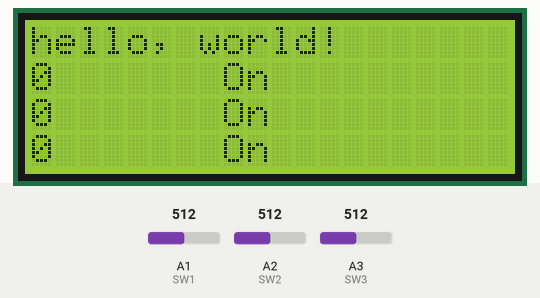
Recording of a sketch running on a simulated Arduino Mega 2560, built with avr-gcc and run on an emulated ATmega2560. Parts: 20×4 character LCD. Inputs (shaded band) come from the test bench; at power-on: A1 (SW1) = 512, A2 (SW2) = 512, A3 (SW3) = 512. What the sketch prints to the serial monitor is not drawn.

Above: at 2.0 s.
2.1 s: A1 (SW1) set to 900
At 4.9 s:
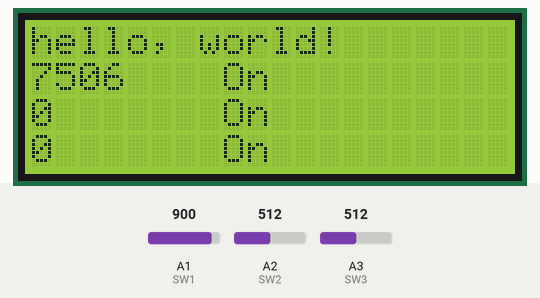
5.1 s: A2 (SW2) set to 900
At 8.7 s:
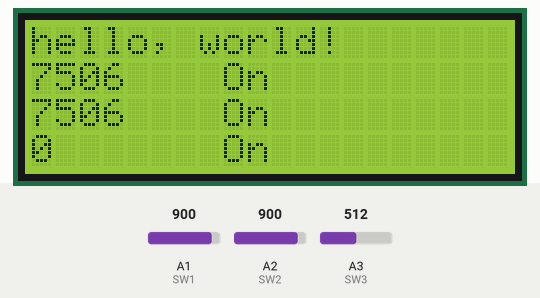
Timing chart, 0 to 10.2 s (numbered marks = the images above; inputs shaded):
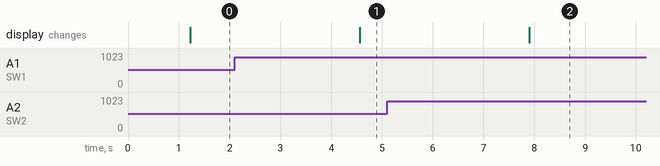

Measured:
- after the input at 2.1 s, the display: changes after 2.5 s (image 1)
- after the input at 5.1 s, the display: changes after 2.8 s (image 2)

The sketch:

Power03.ino
```cpp
#include <LiquidCrystal.h>
/* LiquidCrystal display with:

LiquidCrystal(rs, enable, d4, d5, d6, d7)
LiquidCrystal(rs, rw, enable, d4, d5, d6, d7)
LiquidCrystal(rs, enable, d0, d1, d2, d3, d4, d5, d6, d7)
LiquidCrystal(rs, rw, enable, d0, d1, d2, d3, d4, d5, d6, d7)
R/W Pin Read = LOW / Write = HIGH   // if No pin connect RW , please leave R/W Pin for Low State

Parameters
*/


//----------------AC  Current Measure  ASC712 --------------
#define SW1  A1
#define SW2  A2
#define SW3  A3

#define ananlogmax 1024
#define ACS712_5A 185
#define ACS712_20A 100
#define ACS712_30A 66

#define readCurrentCount 1000


//----------------AC  Current Measure  ASC712 -------------
/*


     long adc_raw = analogRead(currentPin) - adc_zero;
     currentAcc += (unsigned long)(adc_raw * adc_raw);

     */

 int adc_zero1 = 500;                                                     // relative digital zero of the arudino input from ACS712 (could make this a variable and auto-adjust it)
 int adc_zero2 = 500;                                                     // relative digital zero of the arudino input from ACS712 (could make this a variable and auto-adjust it)
 int adc_zero3 = 500;

const int mi = 54 ;
// relative digital zero of the arudino input from ACS712 (could make this a variable and auto-adjust it)
LiquidCrystal lcd(8, 9, 10, 27,29,31,33,35,37,39,41);
void setup()
{

    Serial.begin(9600);
   Serial.println("ACS712 20A Test");
  lcd.begin(20, 4);
// 設定 LCD 的行列數目 (20 x 4)  20　行4　列
 lcd.setCursor(0,0);
  // 列印 "Hello World" 訊息到 LCD 上
lcd.print("hello, world!");
  Serial.println("hello, world!");
   initcurrent() ;
}


void loop()
{


 double currentAcc1 = 0;
 double currentAcc2 = 0;
 double currentAcc3 = 0;


currentAcc1 =  Current1() ;
currentAcc2 =  Current2() ;
currentAcc3 =  Current3() ;
 Serial.print("now Current is :(");
 Serial.print(currentAcc1);
 Serial.print("/");
 Serial.print(currentAcc2);
 Serial.print("/");
 Serial.print(currentAcc3);
 /*
  Serial.print("|");
 Serial.print(read_CurrentRMS1());
 Serial.print("/");
 Serial.print(read_CurrentRMS2());
 Serial.print("/");
 Serial.print(read_CurrentRMS3());

*/
 Serial.print(")");

 Serial.print("   \n");

/*
 Serial.print("now RMS Current is :(");
 Serial.print(read_CurrentRMS1());
 Serial.print("/");
 Serial.print(read_CurrentRMS2());
 Serial.print("/");
 Serial.print(read_CurrentRMS3());
 Serial.print(")");
 Serial.print("   \n");

*/

LCDCurrentStatus(currentAcc1,currentAcc2,currentAcc3) ;
delay(3000);
}


void LCDCurrentStatus(long no1, long no2, long no3)
{
  showACSonLCD(1,no1,true) ;   // 列印 ACS712  訊息到 LCD 上
  showACSonLCD(2,no2,true) ;  // 列印 ACS712  訊息到 LCD 上
  showACSonLCD(3,no3,true) ;  // 列印 ACS712  訊息到 LCD 上


}

int Current1()
{

  int tmp ;
  tmp = read_CurrentRMS1()  ;
  return ( tmp * mi) ;

}

int Current2()
{

  int tmp ;
  tmp = read_CurrentRMS2()  ;
  return ( tmp * mi) ;

}

int Current3()
{

  int tmp ;
  tmp = read_CurrentRMS3()  ;
  return ( tmp * mi) ;

}

double read_CurrentRMS1()
{

  int sensorValue=0;

  int tmp = 0 ;
  long summ = 0 ;


  //讀取一千次，取得最高與最低值，相減得到峰對峰值
  for(int i=0;i<readCurrentCount;i++)
  {
    sensorValue = analogRead(SW1);
 //   Serial.println(sensorValue) ;
     tmp =  (sensorValue - adc_zero1) ;
      summ = summ + tmp * tmp;
   //   Serial.println(sensorValue) ;
   //   Serial.println(tmp) ;
  //    Serial.println(summ) ;
  //    Serial.println("============") ;
   // delayMicroseconds(150);
  }

  return (sqrt((summ/readCurrentCount) ) ) ;
}


double read_CurrentRMS2()
{

  int sensorValue=0;

  int tmp = 0 ;
  long summ = 0 ;


  //讀取一千次，取得最高與最低值，相減得到峰對峰值
  for(int i=0;i<readCurrentCount;i++)
  {
    sensorValue = analogRead(SW2);
 //   Serial.println(sensorValue) ;
     tmp =  (sensorValue - adc_zero2) ;
      summ = summ + tmp * tmp;
   //   Serial.println(sensorValue) ;
   //   Serial.println(tmp) ;
  //    Serial.println(summ) ;
  //    Serial.println("============") ;
   // delayMicroseconds(150);
  }

  return (sqrt((summ/readCurrentCount) ) ) ;
}

double read_CurrentRMS3()
{

  int sensorValue=0;

  int tmp = 0 ;
  long summ = 0 ;


  //讀取一千次，取得最高與最低值，相減得到峰對峰值
  for(int i=0;i<readCurrentCount;i++)
  {
    sensorValue = analogRead(SW3);
 //   Serial.println(sensorValue) ;
     tmp =  (sensorValue - adc_zero3) ;
      summ = summ + tmp * tmp;
   //   Serial.println(sensorValue) ;
   //   Serial.println(tmp) ;
  //    Serial.println(summ) ;
  //    Serial.println("============") ;
   // delayMicroseconds(150);
  }

  return (sqrt((summ/readCurrentCount) ) ) ;
}


 int read_Current1()
{

  unsigned int sensorValue=0;
 unsigned int  uiCurrentMaxValue = 0;
  unsigned int  uiCurrentMinValue = 65535;

  //讀取一千次，取得最高與最低值，相減得到峰對峰值
  for(int i=0;i<readCurrentCount;i++)
  {
    sensorValue = analogRead(SW1);
    if(sensorValue > uiCurrentMaxValue)
    {
      uiCurrentMaxValue = sensorValue;
    }
    if(sensorValue < uiCurrentMinValue)
    {
      uiCurrentMinValue = sensorValue;
    }
  }

  return (uiCurrentMaxValue-uiCurrentMinValue) ;
}


 int read_Current2()
{

  unsigned int sensorValue=0;
 unsigned int  uiCurrentMaxValue = 0;
  unsigned int  uiCurrentMinValue = 65535;

  //讀取一千次，取得最高與最低值，相減得到峰對峰值
  for(int i=0;i<readCurrentCount;i++)
  {
    sensorValue = analogRead(SW2);
    if(sensorValue > uiCurrentMaxValue)
    {
      uiCurrentMaxValue = sensorValue;
    }
    if(sensorValue < uiCurrentMinValue)
    {
      uiCurrentMinValue = sensorValue;
    }
  }

  return (uiCurrentMaxValue-uiCurrentMinValue) ;
}

 int read_Current3()
{

  unsigned int sensorValue=0;
 unsigned int  uiCurrentMaxValue = 0;
  unsigned int  uiCurrentMinValue = 65535;

  //讀取一千次，取得最高與最低值，相減得到峰對峰值
  for(int i=0;i<readCurrentCount;i++)
  {
    sensorValue = analogRead(SW3);
    if(sensorValue > uiCurrentMaxValue)
    {
      uiCurrentMaxValue = sensorValue;
    }
    if(sensorValue < uiCurrentMinValue)
    {
      uiCurrentMinValue = sensorValue;
    }
  }

  return (uiCurrentMaxValue-uiCurrentMinValue) ;
}
void initcurrent()
{
  int sensorV1,sensorV2,sensorV3 ;
  long sum1 = 0 , sum2 = 0 , sum3 = 0 ;


  delay(500);

       for(int i=0;i<readCurrentCount;i++)
  {
    sensorV1 = analogRead(SW1);
      sum1 = sum1 + sensorV1 ;
    sensorV2 = analogRead(SW2);
      sum2 = sum2 + sensorV2 ;
    sensorV3 = analogRead(SW3);
      sum3 = sum3 + sensorV3 ;
  }
      adc_zero1 = (unsigned int)(sum1 / readCurrentCount) ;
      adc_zero2 = (unsigned int)(sum2 / readCurrentCount) ;
      adc_zero3 = (unsigned int)(sum3 / readCurrentCount) ;


       Serial.print("init Current is :(");
 Serial.print(adc_zero1);
 Serial.print("/");
 Serial.print(adc_zero2);
 Serial.print("/");
 Serial.print(adc_zero3);
 Serial.print(")\n");


}


void showACSonLCD(int sockno,long ACSCurrent  ,boolean status )
{
   lcd.setCursor(0,sockno);
   lcd.print("                   ");

   lcd.setCursor(0,sockno);
   lcd.print(ACSCurrent,DEC);
   if (status)
      {
             lcd.setCursor(8,sockno);
             lcd.print("On ");
      }
      else
      {
             lcd.setCursor(8,sockno);
             lcd.print("Off");
      }


}
```
